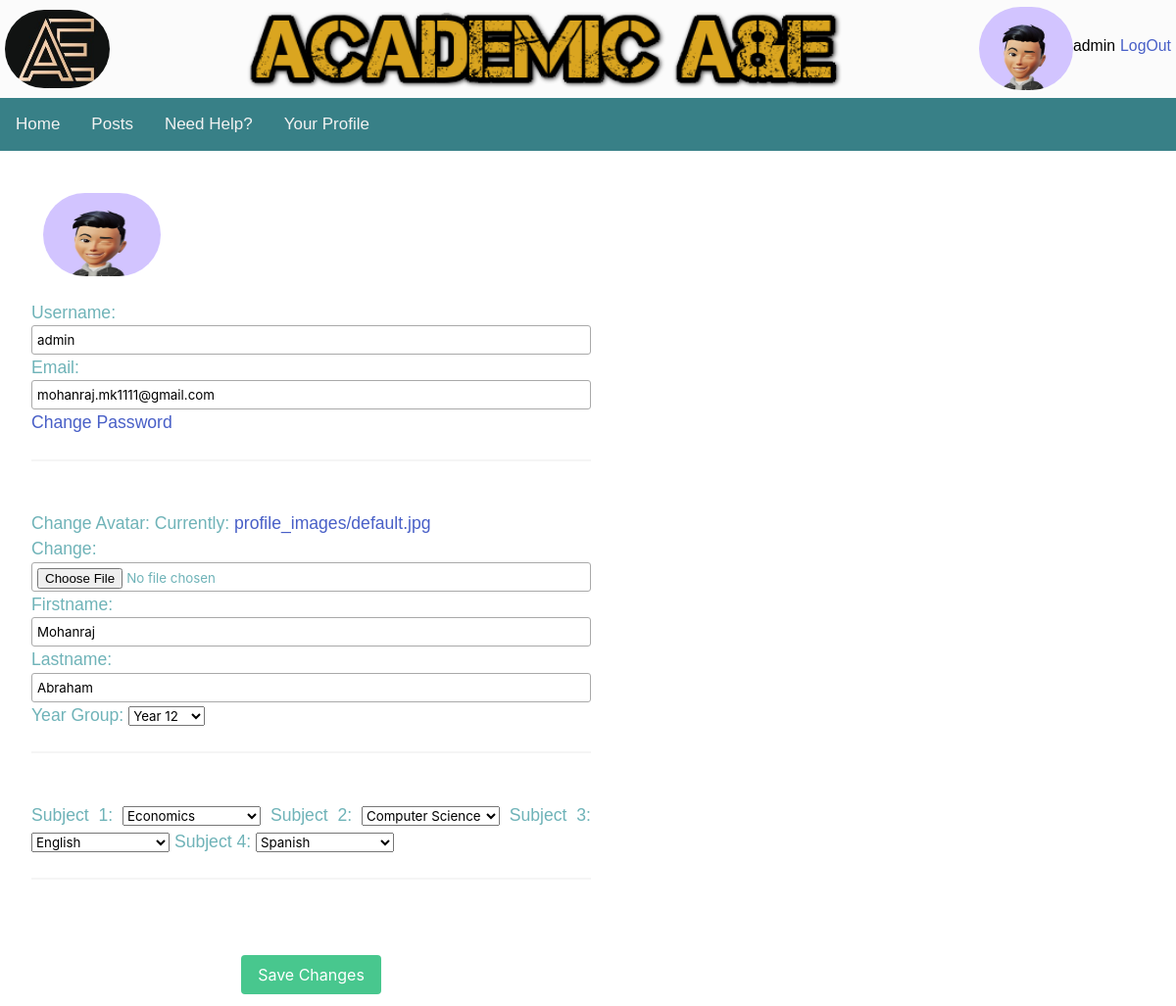
The page /user_profiles/profile/ (signed in) on the database as committed earlier.
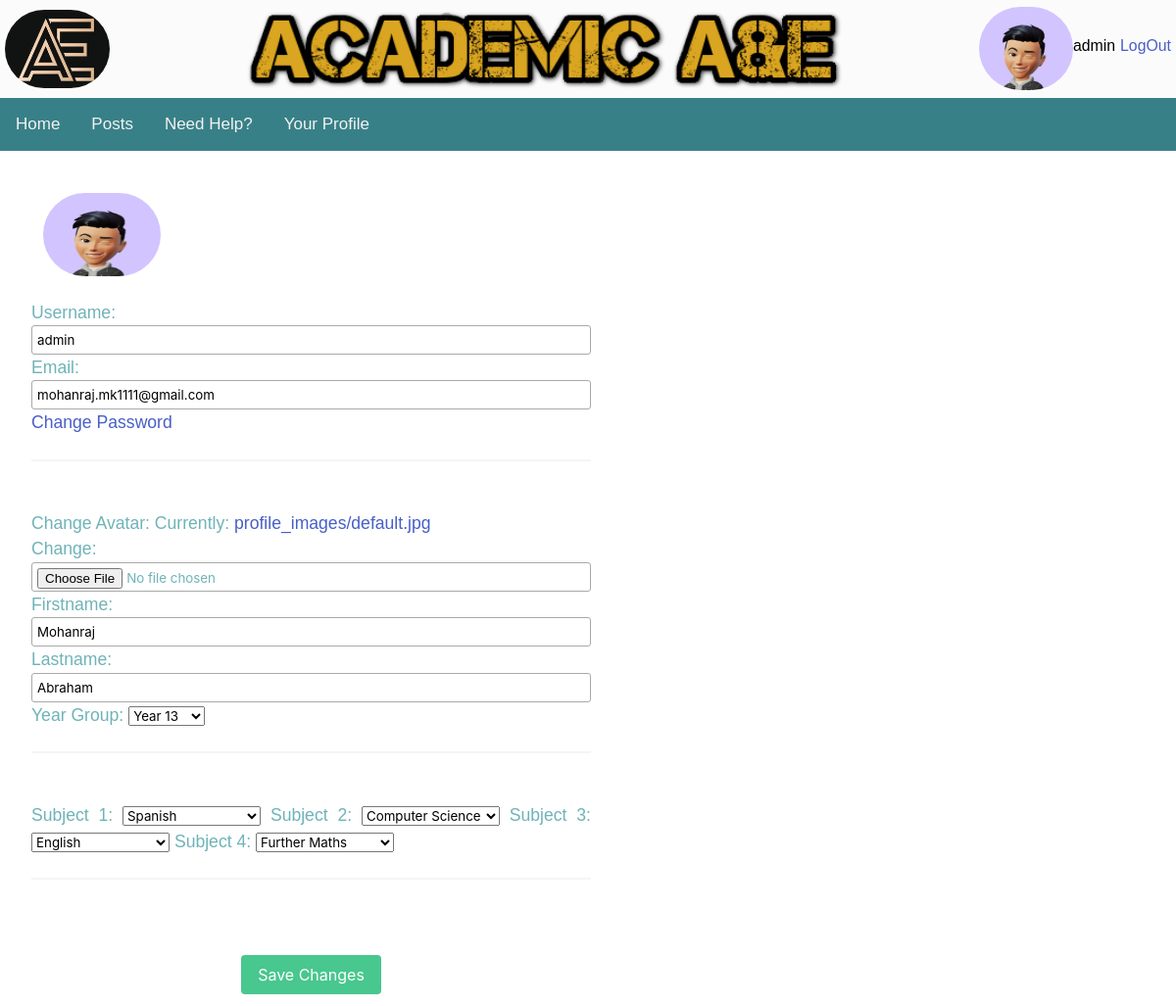
The same page on the database as committed later.
### user_profiles/models.py (models this page shows, shortened)
class Profile2(models.Model):
    user = models.OneToOneField(User, on_delete=models.CASCADE)
    avatar = models.ImageField(default='default.jpg', upload_to='profile_images')
    firstname = models.CharField(max_length=100)
    lastname = models.CharField(max_length=100)
    year_group = models.CharField(max_length=10, choices=YEAR_CHOICES)
    subject1 = models.ForeignKey(Subjects, blank=True, null=True, on_delete=models.CASCADE,related_name='subject1')
    subject2 = models.ForeignKey(Subjects, blank=True, null=True, on_delete=models.CASCADE,related_name='subject2')
    subject3 = models.ForeignKey(Subjects, blank=True, null=True, on_delete=models.CASCADE,related_name='subject3')
    subject4 = models.ForeignKey(Subjects, blank=True, null=True, on_delete=models.CASCADE,related_name='subject4')

### user_profiles/views.py (the view, shortened to what this page needs)
# urls.py: path('profile/', views.profile, name='user_profiles-profile')
@login_required(login_url=reverse_lazy('login'))
def profile(request):
    user_form = UpdateUserForm(instance=request.user)
    profile_form = UpdateProfileForm(instance=request.user.profile2)
    return render(request, 'user_profiles/profile2.html', {'user_form': user_form, 'profile_form': profile_form})

### user_profiles/forms.py
class UpdateUserForm(forms.ModelForm):
    class Meta:
        model = User
        fields = ['username', 'email']

class UpdateProfileForm(forms.ModelForm):
    class Meta:
        model = Profile2
        fields = ['avatar', 'firstname', 'lastname', 'year_group',
        'subject1', 'subject2', 'subject3', 'subject4']

### academic/models.py (called while the page is built)
    def __str__(self):
        return str(self.subject_name)

### user_profiles/templates/user_profiles/profile2.html (shortened to what this page needs)
{% extends "base.html" %}
{% block content %}
 <div class="column is-half">
    <div class="row my-3 p-3">
        <img class="user-profile-image" src="{{ user.profile2.avatar.url }} " style="cursor: pointer;"/>
    </div>
    <div class="form-content">
        <form method="post" enctype="multipart/form-data">
            <div class="form-row">
                <div class="col-md-5">
                    <div class="form-group">
                        <label class="small mb-1">Username:</label>
                            {{ user_form.username }}
                        <label class="small mb-1">Email:</label>
                            {{ user_form.email }}
                    </div>
                    <div class="form-group">
                        <a href="{% url 'password_change' %}">Change Password</a>
                        <hr>
                        <br>
                        <label class="small mb-1">Change Avatar:</label>
                        {{ profile_form.avatar }}
                    <label class="small mb-1">Firstname:</label> {{ profile_form.firstname }}
                    <label class="small mb-1">Lastname:</label> {{ profile_form.lastname }}
                    <label class="small mb-1">Year Group:</label> {{ profile_form.year_group }}
                    <hr>
                    <br>
                    <label class="small mb-1">Subject 1:</label> {{ profile_form.subject1 }}
                    <label class="small mb-1">Subject 2:</label> {{ profile_form.subject2 }}
                    <label class="small mb-1">Subject 3:</label> {{ profile_form.subject3 }}
                    <label class="small mb-1">Subject 4:</label> {{ profile_form.subject4 }}
                    <hr>
                                    </div>
                </div>
            </div>
            <br><br>
            <div class="has-text-centered">
                <button type="submit" class="button is-success">Save Changes</button>
            </div>
        </form>
    </div>
 </div>
{% endblock content %}

Rows that differ between the two databases and show on the page:
changed Profile2 "Mohanraj": year_group "Year 12" → "Year 13"; subject1 "Economics" → "Spanish"; subject4 "Spanish" → "Further Maths"
